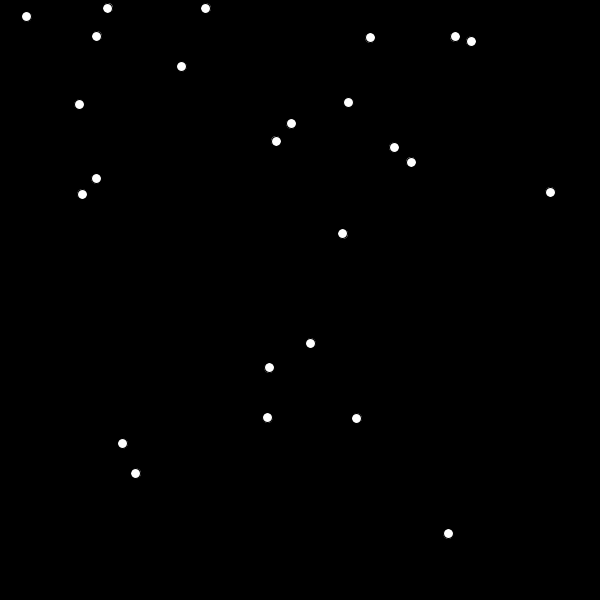
Frame 1 (no input)
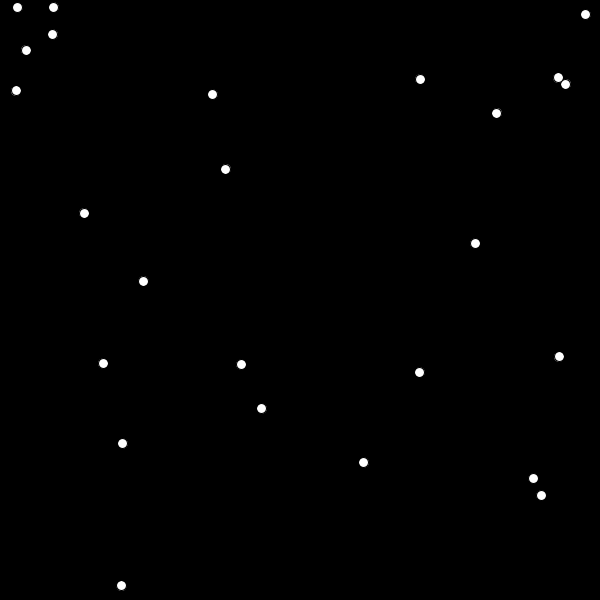
Frame 60 (the mouse pressed at the canvas centre just before this capture)
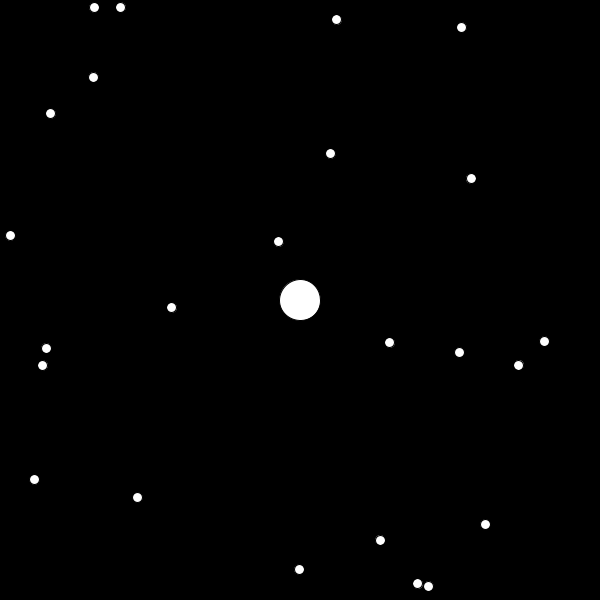
Frame 120 (the mouse held since frame 60 and released just before this capture)

The Processing sketch that drew these frames (run headless with seeded random() and noise(); from frame 60 on, the mouse is pressed at the canvas centre):

// Processing sketch: Chain_Reaction
// ── Chain_Reaction.pde
Ball[] balls;

boolean reactionStarted;

void setup() {
  size(600, 600);
  reactionStarted = false;
  balls = new Ball[25];
  for (int i=0; i < balls.length; i++) {
    balls[i] = new Ball();
  }
  balls[0].state = Ball.DEAD;
}


void draw() {
  background(0);
  
  if (mousePressed)
    mouseClicked();

  if (reactionStarted){
    for (int i=0; i < balls.length; i++) {//INFECTION SECTION
         if (balls[i].state == Ball.GROWING || balls[i].state == Ball.SHRINKING){
             for( Ball b : balls){
                  if (balls[i].isTouching(b) && b.state == Ball.MOVING)
                    b.state = Ball.GROWING;                
             }
         }
    }  
  }


  for (int i=0; i < balls.length; i++) {//DO UR ACTIONS AND DRAW URSELF
    balls[i].draw();
    balls[i].process();
  }
}


void mouseClicked() {
  if (!reactionStarted) {
    balls[0].x = mouseX;
    balls[0].y = mouseY;
    balls[0].rad = 0.1;
    balls[0].state = Ball.GROWING;
    reactionStarted = true;
    }
}
// ── Ball.pde
class Ball {

  final static int MOVING = 0;
  final static int GROWING = 1;
  final static int SHRINKING = 2;
  final static int DEAD = 3;

  //other constants necessary?

  float x;
  float y;
  float rad;
  color c;
  float dx;
  float dy;
  int state;


  Ball() {
    float r = random(256);
    float g = random(256);
    float b = random(256);
    c = color(r, g, b);

    rad = 10;

    x = random((width - r) + r/2);
    y = random((height - r) + r/2);

    dx = random(10) - 5;
    dy = random(10) - 5;

    state = MOVING;
  }


  void move() {
    x = x + dx;
    y = y + dy;
    bounce();
  }
  
  void bounce(){
    if (x <= rad || x >= 600 - rad)
        dx = -dx;
    if (y <= rad || y >= 600 - rad)
        dy = -dy;
  }

  void draw(){
      ellipse(x, y, rad, rad);
  }

  void process(){
    if (rad <= 0)
       state = DEAD;
    if (rad >= 50){
         state = SHRINKING;
    }
    if (state == GROWING)
      rad += 1;
    
    if (state == SHRINKING)
      rad -= 1;
    
    if (state == MOVING)
      move();
    
  }
 boolean isTouching(Ball other) {
      float dSqrd = ((other.x - x)*(other.x - x)) + ((other.y - y)*(other.y - y));
      if (dSqrd <= (rad+other.rad) * (rad+other.rad))
          return true;
      return false;
 }

}//end class Ball
